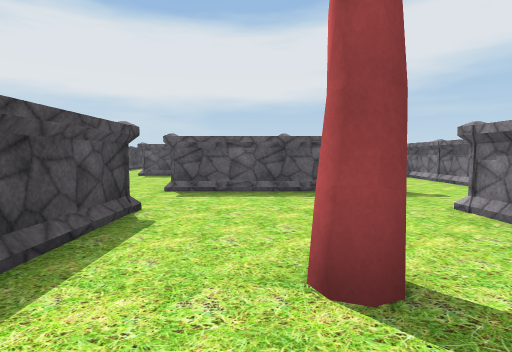
[1] (above)

16 first-person views from a walk through a scene from a Unity 3-D project. The camera is 1.3 m above the floor, tilts 4° down and sees 80° across. The floor is counted in squares, 2 m on a side. Each view is taken from the middle of a square. On the plan, view 1 faces up. The plan holds only what a view shows up to about 10 squares ahead; the rest is blank. Some animated figures are left out. Some surface patterns are stand-ins.

[2]
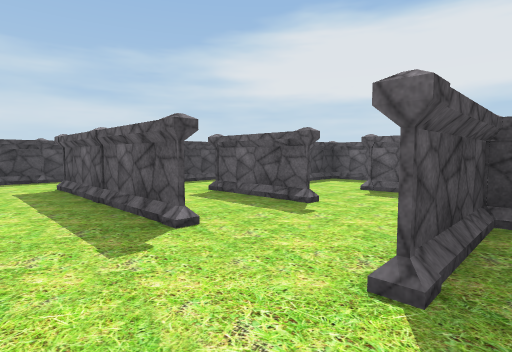

[3]
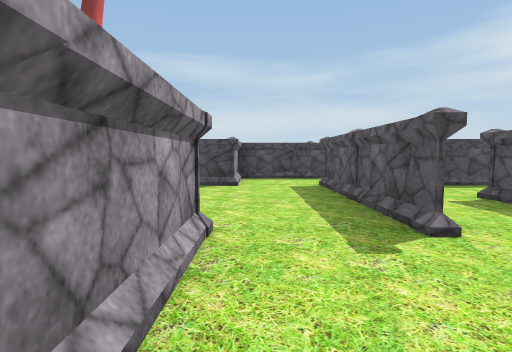

[4]
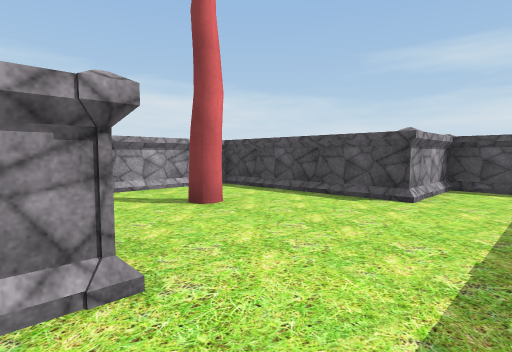

[5]
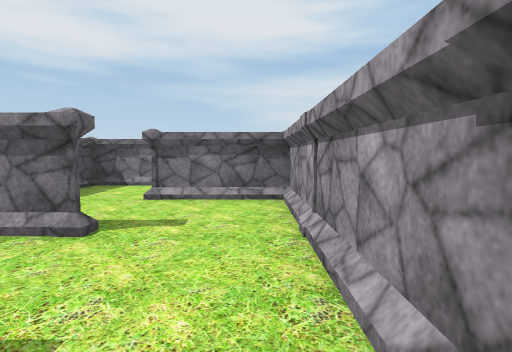

[6]
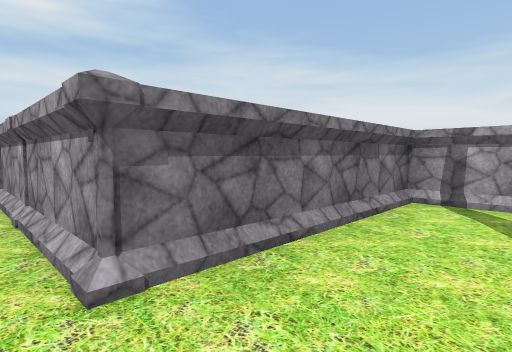

[7]
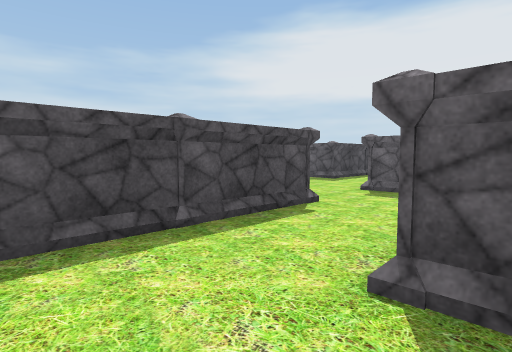

[8]
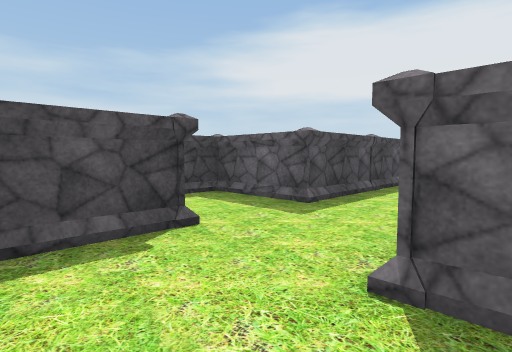

[9]
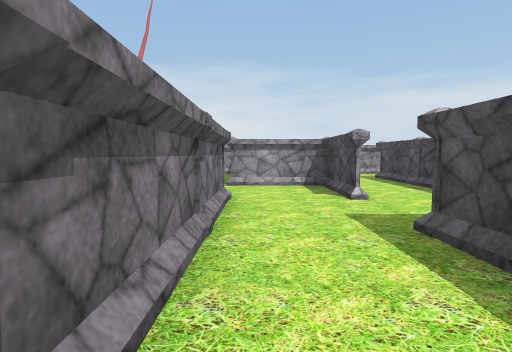

[10]
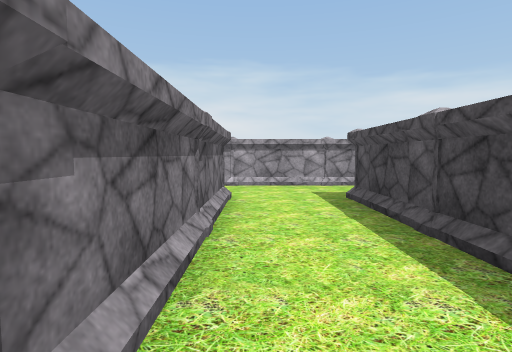

[11]
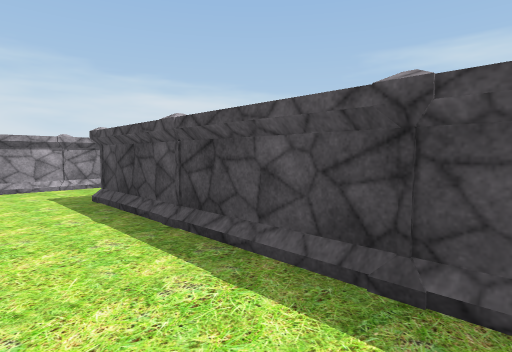

[12]
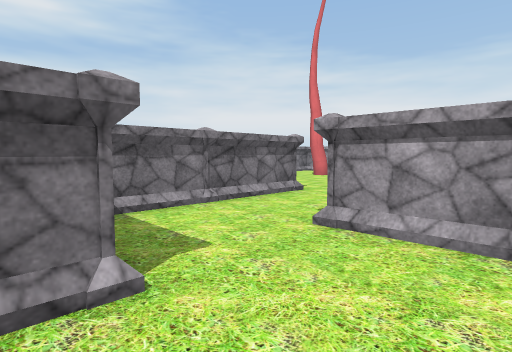

[13]
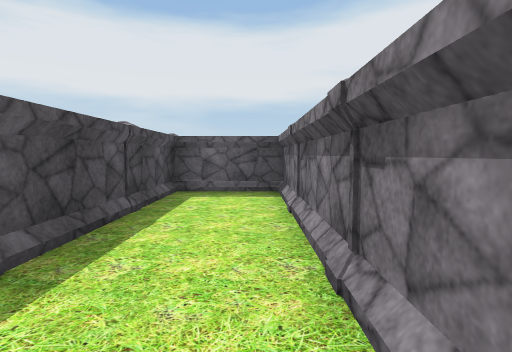

[14]
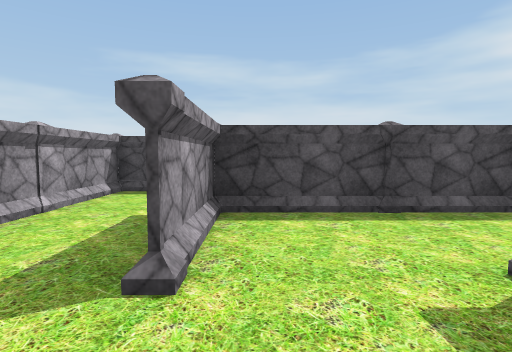

[15]
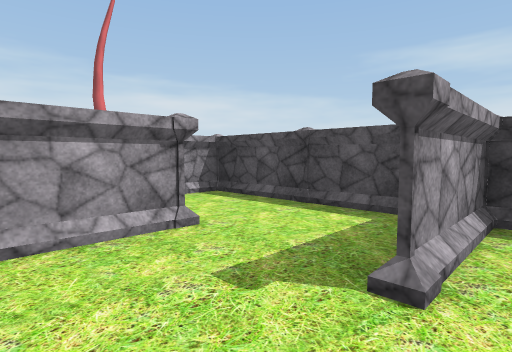

[16]
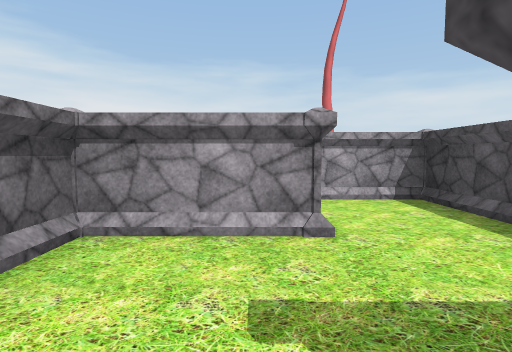

### Floor plan
Key: @ floor where view 1 was taken; # wall or solid block; . floor; P pillar; O other object.
Columns run from 8 left of view 1 to 9 right of it. Each row starts with its distance up from view 1.
 15   O#O#
 14    #.#
 13   P#P#
 12    #.#   #...
 11 O#P#P#  P#P..
 10  #...#   #P..#
  9 P#P#P# #P#P#P#
  8  #.#...#.#...#   #
  7 P#P#P#P#P#P.P#  O#
  6  #.#.#.#.....#...#
  5 P#PPP#P#P#P.PPP#
  4 .....#.........#
  3 PPPPOOP...P#PPOO
  2       #..#.#
  1       #....#
  0       #.@..#
 -1       ######

Positions as (right, up) in squares from view 1, and headings:
1: (0, 0), facing up
2: (5, 4), facing up-left
3: (5, 4), facing left
4: (3, 5), facing down-left
5: (2, 4), facing right
6: (1, 4), facing down-right
7: (-1, 4), facing up-left
8: (-3, 8), facing up-left
9: (-4, 14), facing down
10: (-6, 10), facing down
11: (-6, 10), facing down-left
12: (-5, 10), facing down-right
13: (-4, 10), facing up
14: (4, 8), facing left
15: (4, 12), facing down-left
16: (3, 12), facing down
